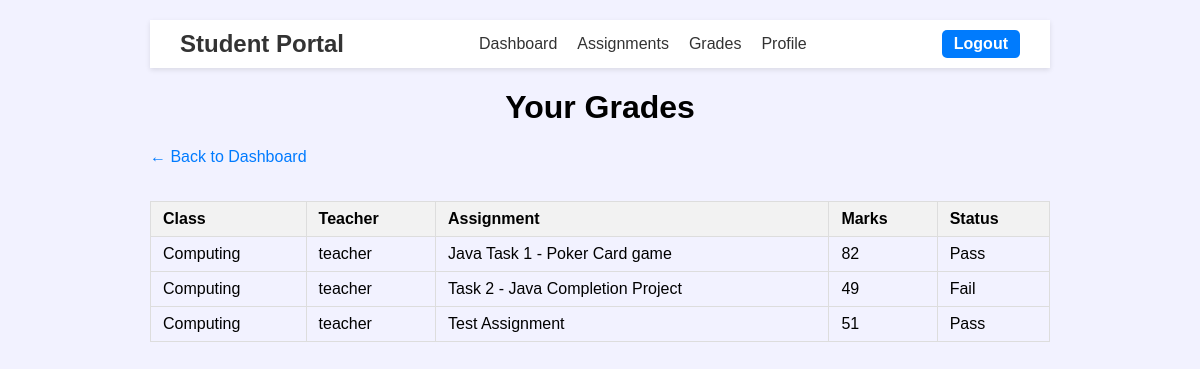
Screenshot of /student_grades.php (signed in) with the database file from the repository.
### tables this page shows
CREATE TABLE `grades` (
  `grade_id` int(11) NOT NULL,
  `submission_id` int(11) NOT NULL,
  `marks` int(11) NOT NULL,
  `status` enum('Pass','Fail') GENERATED ALWAYS AS (if((`marks` >= 50),'Pass','Fail')) STORED
);

CREATE TABLE `Classes` (
  `class_id` int(11) NOT NULL,
  `class_name` varchar(255) NOT NULL,
  `teacher_id` int(11) NOT NULL
);

CREATE TABLE `users` (
  `user_id` int(11) NOT NULL,
  `username` varchar(100) NOT NULL,
  `password` varchar(255) NOT NULL,
  `role` enum('admin','teacher','student') NOT NULL,
  `email` varchar(255) NOT NULL
);

CREATE TABLE `assignments` (
  `assignment_id` int(11) NOT NULL,
  `class_id` int(11) NOT NULL,
  `teacher_id` int(11) NOT NULL,
  `title` varchar(100) NOT NULL,
  `description` text,
  `file_path` varchar(255) DEFAULT NULL,
  `deadline` date NOT NULL
);

### student_grades.php (the view, shortened to what this page needs)
<?php
include_once __DIR__ . '/includes/db.php';
include 'includes/header_student.php';
$student_user_id = $_SESSION['user_id'];
$stmt = $conn->prepare("SELECT student_id FROM students WHERE user_id = ?");
$stmt->bind_param("i", $student_user_id);
$stmt->execute();
$stmt->bind_result($student_id);
$sql = "
    SELECT
        c.class_name,
        u.username AS teacher_name,
        a.title AS assignment_title,
        g.marks,
        g.status
    FROM grades g
    JOIN submission s ON g.submission_id = s.submission_id
    JOIN assignments a ON s.assignment_id = a.assignment_id
    JOIN classes c ON a.class_id = c.class_id
    JOIN teachers t ON c.teacher_id = t.teacher_id
    JOIN users u ON t.user_id = u.user_id
    WHERE s.student_id = ?
    ORDER BY c.class_name, a.title
";
$stmt = $conn->prepare($sql);
$stmt->bind_param("i", $student_id);
$stmt->execute();
$result = $stmt->get_result();
$grades = [];
while ($row = $result->fetch_assoc()) {
    $grades[] = $row;
}
?>
<!DOCTYPE html>
<html lang="en">
<head>
</head>
<body>
    <h1>Your Grades</h1>
    <a href="student_dashboard.php" class="back-link">&larr; Back to Dashboard</a>
    <?php if ($grades): ?>
        <table>
            <thead>
                <tr>
                    <th>Class</th>
                    <th>Teacher</th>
                    <th>Assignment</th>
                    <th>Marks</th>
                    <th>Status</th>
                </tr>
            </thead>
            <tbody>
                <?php foreach ($grades as $g): ?>
                <tr>
                    <td><?= htmlspecialchars($g['class_name']) ?></td>
                    <td><?= htmlspecialchars($g['teacher_name']) ?></td>
                    <td><?= htmlspecialchars($g['assignment_title']) ?></td>
                    <td><?= htmlspecialchars($g['marks']) ?></td>
                    <td><?= htmlspecialchars($g['status']) ?></td>
                </tr>
                <?php endforeach; ?>
            </tbody>
        </table>
    <?php else: ?>
        <p>No grades found.</p>
    <?php endif; ?>
</body>
</html>

### includes/header_student.php (style rules this page uses)
body { font-family: Arial, sans-serif; margin: 0; background: #f2f2ff; }

### student_grades.php (style rules this page uses)
body { max-width: 900px; margin: 20px auto; font-family: Arial, sans-serif; }
h1 { text-align: center; }
table { width: 100%; border-collapse: collapse; margin-top: 20px; }
th, td { padding: 8px 12px; border: 1px solid #ddd; text-align: left; }
th { background: #f2f2f2; }
.back-link { display: inline-block; margin-bottom: 15px; text-decoration: none; color: #007bff; }

### rows the page displays
grades: classes.class_name "Computing", users.username "teacher", assignments.title "Java Task 1 - Poker Card game", marks "82", status "Pass"
grades: classes.class_name "Computing", users.username "teacher", assignments.title "Task 2 - Java Completion Project", marks "49", status "Fail"
grades: classes.class_name "Computing", users.username "teacher", assignments.title "Test Assignment", marks "51", status "Pass"
